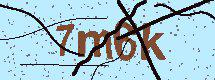
#> input picture cn/inetwork/data/src/img_789068857.jpg, 215 x 80 px; its folder holds only this picture in this run
$ python imgtools.py
#> lines starting #> are read from the running program, lines starting #| are printed output that depends on the picture
import os
import sys
import time
import random
import numpy as np
from PIL import Image
import base64


def get_color_1ch(img):
    img = np.array(img)
    color_sample = [img[1][1], img[10][10], img[-1][-1], img[-10][-10], img[-10][-1],
                    img[1][-1], img[-1][1], img[10][-10], img[-10][10]]
    color = int(np.average(sorted(color_sample)[2:-2]))
    return color


def get_color_3ch(img):
    img = np.array(img)
    color_sample = [img[1][1], img[10][10], img[-1][-1], img[-10][-10], img[-10][-1],
                    img[1][-1], img[-1][1], img[10][-10], img[-10][10]]
    color_ch0 = int(np.average(sorted([x[0] for x in color_sample])[2:-2]))
    color_ch1 = int(np.average(sorted([x[1] for x in color_sample])[2:-2]))
    color_ch2 = int(np.average(sorted([x[2] for x in color_sample])[2:-2]))
    color_ave = np.average(np.array(color_sample), axis=0)
    color = (color_ch0, color_ch1, color_ch2)
    return color


def img_resize(img, img_h, img_w):
    '''
    将图片变形到指定大小
    根据概率分布，填充的起始位置在 0 到 img_w - w 之间（将小图片贴到大图片上，小图片的起始位置）
    :param img: Pillow格式的图片
    :param img_h:
    :param img_w:
    :return:
    '''
    h, w = np.array(img).shape[:2]
    rd = random.random()
    if rd < 0.3:
        pad_left = 0
    elif rd < 0.8:
        pad_left = img_w - w
    else:
        pad_left = random.randint(0, img_w - w)

    # 单通道（背景填充白色）
    color = get_color_1ch(img)
    img_new = np.array(Image.new("L", (img_w, img_h), color))

    # 三通道（填充背景色）
    # color = get_color_3ch(img)
    # img_new = np.array(Image.new("RGB", (img_w, img_h), color))

    # 将图片填充到指定大小
    img_new[:, pad_left:pad_left + w] = np.array(img)
    return Image.fromarray(img_new)


if __name__ == '__main__':
    a = '../data/src'
    b = '../data/out'
    if not os.path.exists(b):
        os.makedirs(b)
    files = os.listdir(a)
    for f in files:
        img = Image.open(os.path.join(a, f))
#> img is the input picture: PIL image 215x80 RGB; mean R, G, B 164.9, 195.9, 206.4
        # img.save(os.path.join(b, 'img_' + str(round(time.time() * 1000000))[-7:-1] + '%s.jpg' % random.randint(100, 999)))
        img_g = img.convert('L')
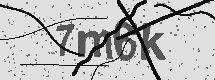
#> img_g: PIL image 215x80 L; min 0, max 254, mean 187.8
        img_r = img_resize(img_g, 80, 300)
#> in get_color_1ch, `color_sample = [img[1][1], img[10][10], img[-1][-1], img[-10][-10], im..`: color_sample = [235, 224, 106, 236, 220, 200, 224, 232, 114]
#> in get_color_1ch, `color = int(np.average(sorted(color_sample)[2:-2]))`: color = 220
#> in img_resize, `img_new = np.array(Image.new("L", (img_w, img_h), color))`: img_new: shape (80, 300); every value is 220
#> in img_resize, `img_new[:, pad_left:pad_left + w] = np.array(img)`:
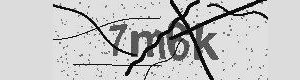
#> img_new: shape (80, 300); min 0, max 254, mean 196.9
        img_r.save(os.path.join(b, f))


class BaseImg():
    def __init__(self):
        pass

    @classmethod
    def base2img(self, str, path):
        with open(path, 'wb') as f:
            img = base64.b64decode(str)
            f.write(img)
        f.close()

    @classmethod
    def img2base(self, path):
        with open(path, 'rb') as f:
            str = base64.b64encode(f.read())
        f.close()
        return str

$ run again, on cn/inetwork/data/src/img_793965699.jpg
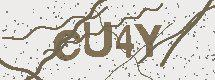
#> input picture cn/inetwork/data/src/img_793965699.jpg, 215 x 80 px
#> img is the input picture: PIL image 215x80 RGB; mean R, G, B 211.3, 207.9, 202.2
#> `img_g = img.convert('L')`:
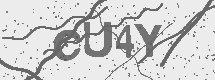
#> img_g: PIL image 215x80 L; min 28, max 255, mean 208.3
#> color_sample = [236, 236, 234, 234, 236, 236, 240, 109, 230]
#> in get_color_1ch, `color = int(np.average(sorted(color_sample)[2:-2]))`: color = 235
#> in img_resize, `img_new[:, pad_left:pad_left + w] = np.array(img)`:
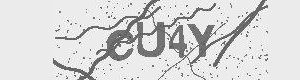
#> img_new: shape (80, 300); min 28, max 255, mean 215.8

$ run again, on cn/inetwork/data/src/img_795264381.jpg
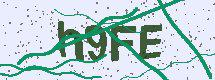
#> input picture cn/inetwork/data/src/img_795264381.jpg, 215 x 80 px
#> img is the input picture: PIL image 215x80 RGB; mean R, G, B 186.6, 207.9, 209.7
#> `img_g = img.convert('L')`:
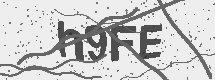
#> img_g: PIL image 215x80 L; min 22, max 255, mean 201.7
#> color_sample = [232, 238, 231, 244, 253, 251, 251, 251, 253]
#> in get_color_1ch, `color = int(np.average(sorted(color_sample)[2:-2]))`: color = 247
#> in img_resize, `img_new[:, pad_left:pad_left + w] = np.array(img)`:
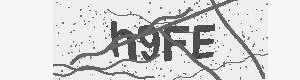
#> img_new: shape (80, 300); min 22, max 255, mean 214.6
